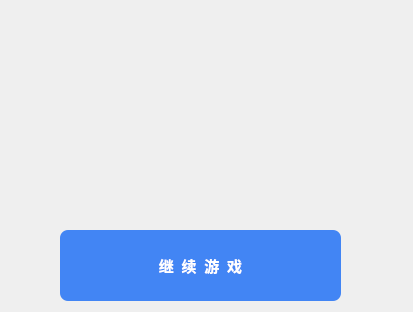
<?xml version="1.0" encoding="UTF-8"?>
<ui version="4.0">
 <class>gameover</class>
 <widget class="QDialog" name="gameover">
  <property name="geometry">
   <rect>
    <x>0</x>
    <y>0</y>
    <width>413</width>
    <height>312</height>
   </rect>
  </property>
  <property name="font">
   <font>
    <family>Arial</family>
    <pointsize>12</pointsize>
   </font>
  </property>
  <property name="windowTitle">
   <string>Dialog</string>
  </property>
  <widget class="QPushButton" name="pushButton">
   <property name="geometry">
    <rect>
     <x>60</x>
     <y>230</y>
     <width>281</width>
     <height>71</height>
    </rect>
   </property>
   <property name="font">
    <font>
     <family>微软雅黑</family>
     <pointsize>11</pointsize>
     <weight>75</weight>
     <bold>true</bold>
    </font>
   </property>
   <property name="styleSheet">
    <string notr="true">QPushButton {
 background-color: rgb(66, 133, 244); 
border-radius: 8px; 
color:rgb(255, 255, 255); 
} 

QPushButton:hover 
{ 
background-color:rgb(42,86,198); 
}</string>
   </property>
   <property name="text">
    <string>继  续  游  戏</string>
   </property>
   <property name="iconSize">
    <size>
     <width>155</width>
     <height>50</height>
    </size>
   </property>
   <property name="flat">
    <bool>true</bool>
   </property>
  </widget>
  <widget class="QLabel" name="winLabel">
   <property name="geometry">
    <rect>
     <x>0</x>
     <y>-40</y>
     <width>401</width>
     <height>291</height>
    </rect>
   </property>
   <property name="text">
    <string>&lt;html&gt;&lt;head/&gt;&lt;body&gt;&lt;p&gt;&lt;img src=&quot;:/gpicon/images/winpage/victory.png&quot;/&gt;&lt;/p&gt;&lt;/body&gt;&lt;/html&gt;</string>
   </property>
  </widget>
  <widget class="QLabel" name="defeatLabel">
   <property name="geometry">
    <rect>
     <x>-40</x>
     <y>-60</y>
     <width>461</width>
     <height>281</height>
    </rect>
   </property>
   <property name="text">
    <string>&lt;html&gt;&lt;head/&gt;&lt;body&gt;&lt;p&gt;&lt;img src=&quot;:/gpicon/images/winpage/defeat.png&quot;/&gt;&lt;/p&gt;&lt;/body&gt;&lt;/html&gt;</string>
   </property>
  </widget>
 </widget>
 <resources/>
 <connections/>
</ui>
